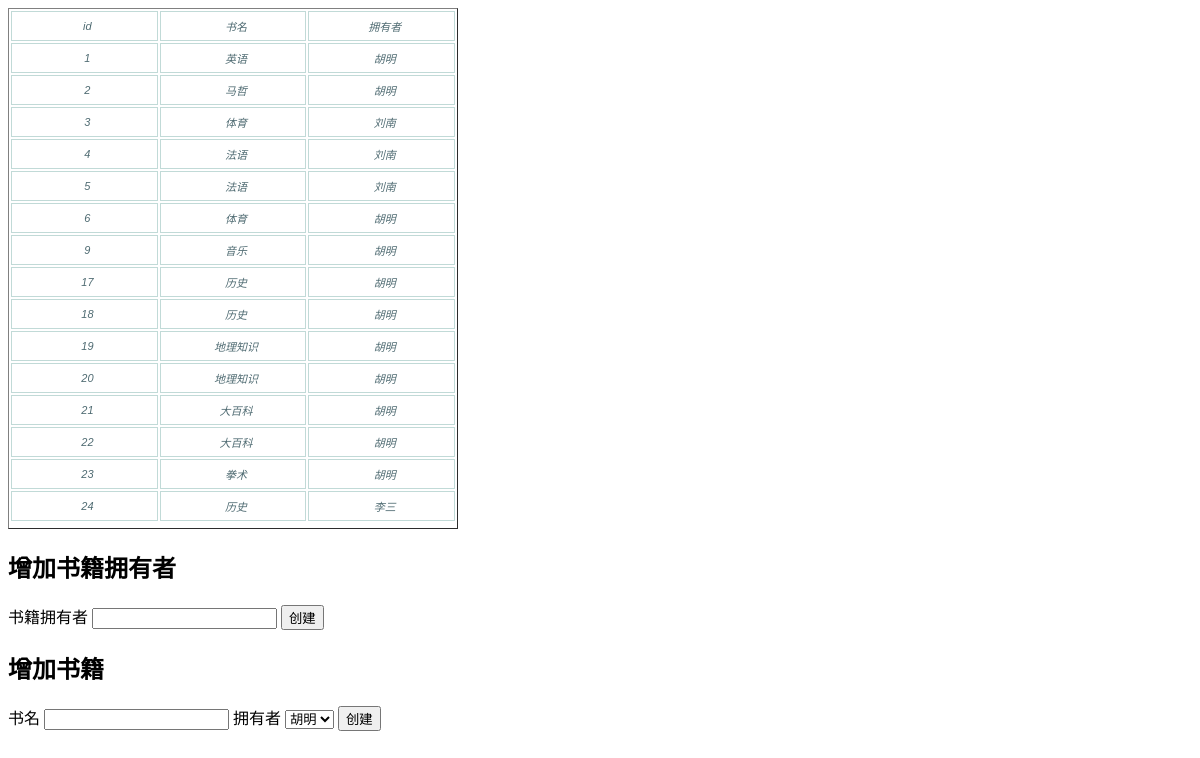
The app's page /accessDB/, older data.
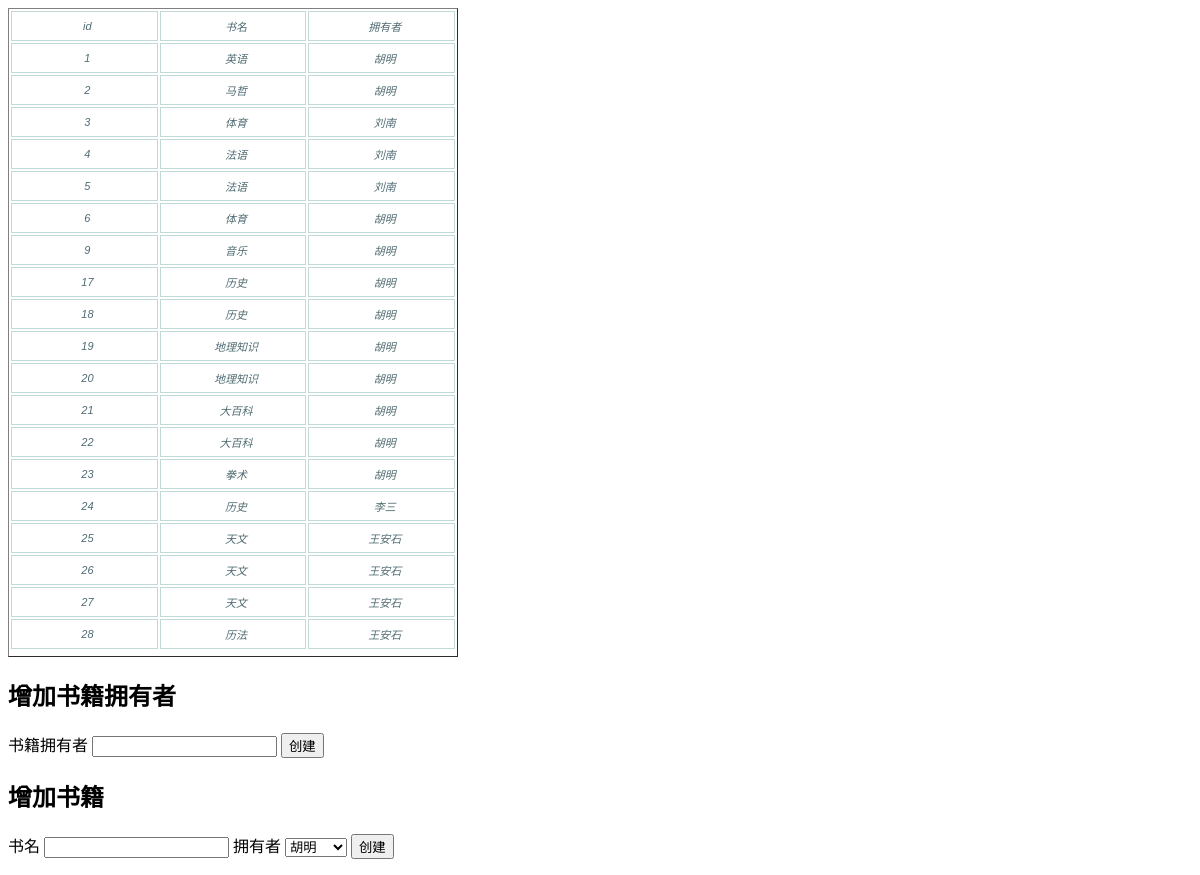
The same page, newer data.
### testmodel/models.py (models this page shows)
class JCBook(models.Model):
    id = models.BigIntegerField(primary_key=True, unique=True, null=False)
    name = models.CharField(max_length=127, null=False)
    owner = models.ForeignKey(JCPerson, related_name='使用人')

class JCPerson(models.Model):
    id = models.BigIntegerField(primary_key=True, unique=True, null=False)
    name = models.CharField(max_length=31, null=False)

### testmodel/dbaccess.py (the view)
# urls.py: url('^accessDB/$', dbaccess.browse),
def browse(request):
	response = ""
	list = JCBook.objects.all()
	result={}
	result['books'] = list
	result['persons'] = JCPerson.objects.all()
	return render(request, 'dbform.html', result)

### templates/dbform.html (shortened to what this page needs)
<!DOCTYPE html>
<html lang="en">
<head>
</head>
<body>
    <table class="mytable" border="1">
        <tr >
            <td>id</td>
            <td>书名</td>
            <td>拥有者</td>
        </tr>
        {% for item in books %}
            <tr >
                <td>{{item.id}}</td>
                <td>{{item.name}}</td>
                <td>{{item.owner.name}}</td>
            </tr>
        {% endfor %}
    </table>
     <div class="news">
         <h2>增加书籍拥有者</h2>
         <form action="/addBookOwner/" method="get">
            <p>书籍拥有者
                <input type="text" name="name">
                <input type="submit" value="创建">
            </p>
         </form>
     </div>
     <div class="news">
         <h2>增加书籍</h2>
         <form action="/addBook/" method="get">
            <p>书名
                <input type="text" name="name">
                拥有者
                <select name="owner">
                    {% for p in persons %}
                        <option value ="{{ p.id }}">{{ p.name }}</option>
                    {% endfor %}
                </select>
                <input type="submit" value="创建">
            </p>
         </form>
     </div>
</body>
</html>

### templates/dbform.html (style rules this page uses)
table { padding: 0 0 5px 0; width: 450px; font: italic 11px "Trebuchet MS", Verdana, Arial, Helvetica, sans-serif; text-align: right; }
td { border:1px solid #c1dad7; padding: 6px 6px 6px 12px; color: #4f6b72; text-align: center; width:150px; }

Row changes from the older to the newer data that the page shows:
added JCBook: id "25", name "天文", owner.name "王安石"
added JCBook: id "26", name "天文", owner.name "王安石"
added JCBook: id "27", name "天文", owner.name "王安石"
added JCBook: id "28", name "历法", owner.name "王安石"
